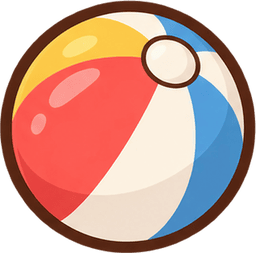
#> input picture assets/cards/ball/6.png, 256 x 253 px
$ python -i icon_line.py   (imports and definitions only)
#> lines starting #> are read from the running program, lines starting #| are printed output that depends on the picture; after the words box and inside, x2 and y2 are one past the last pixel; in counts of white or black regions, pixels touching at a corner belong together
#> further down, picture is the input picture: PIL image 256x253 P; mean R, G, B, A 169.1, 133.9, 115.6, 198.2
#!/usr/bin/env python3
"""Sinh icon nét (icon_line.png) cho lá chủ đề vương miện từ icon màu (icon.png) của từng chủ đề.

Góp ý người dùng 2026-10-10: tem chủ đề vương miện phải cùng một kiểu, không màu, chỉ nét viền,
để không lẫn với tem thường (tem thường đều có màu). Cách làm:
- Giữ các điểm có màu gần màu nét nâu #5a3a26 (nét viền gốc), bỏ phần tô.
- Vùng màu nhấn (khác màu nền kem, vd. lát xúc xích pizza, lục địa trên hành tinh) đổi thành nét viền mảnh.
  Đoạn nào chạy sát nét viền ngoài thì bỏ để không bị viền đôi.
- Xoá chấm vụn, làm mềm mép 1px.

Dùng: python3 tools/icon_line.py      (ghi prototype/stamp/assets/cards/<chủ đề>/icon_line.png)
"""
import glob, os
import numpy as np
from PIL import Image
from scipy import ndimage
INK=np.array([0x5a,0x3a,0x26])
def clean(m, frac):
    lab,n=ndimage.label(m)
    if not n: return m
    sizes=ndimage.sum(m,lab,range(1,n+1))
    return np.isin(lab,1+np.nonzero(sizes>=max(30,m.size*frac))[0])
def line_icon(im, detail=True):
#> called with detail = True
    a=np.array(im.convert('RGBA')).astype(int)
    rgb,al=a[...,:3],a[...,3]
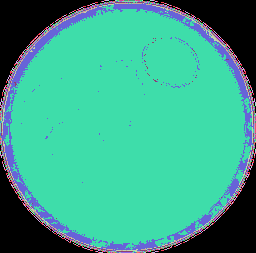
#> al: shape (253, 256) int64; 21 distinct labels, from 0 to 255; one colour per label, 0 black
    d=np.sqrt(((rgb-INK)**2).sum(-1))
    lum=(0.3*rgb[...,0]+0.59*rgb[...,1]+0.11*rgb[...,2])
    ink=((d<75)|(lum<55))&(al>40)
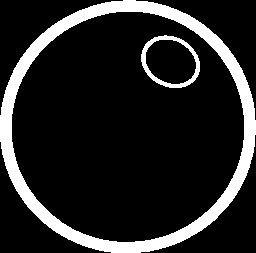
#> ink: shape (253, 256) bool; 14.9% white; 2 white regions, box (x1, y1, x2, y2) and area: (0, 0, 256, 253) 8958, (141, 35, 200, 88) 697
    ink=clean(ink,0.0008)
#> in clean, `lab,n=ndimage.label(m)`:
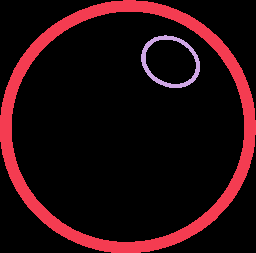
#> lab: shape (253, 256) int32; 3 distinct labels, from 0 to 2; one colour per label, 0 black
#> in clean, `lab,n=ndimage.label(m)`: n = 2
#> in clean, `sizes=ndimage.sum(m,lab,range(1,n+1))`: sizes = [8958, 697]
    if detail:
        op=(al>200)&~ndimage.binary_dilation(ink,iterations=2)
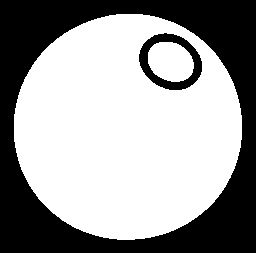
#> op: shape (253, 256) bool; 60.9% white; 2 black regions, box (x1, y1, x2, y2) and area: (0, 0, 256, 253) 24074, (139, 33, 202, 90) 1281
        cols=rgb[op]
        if len(cols):
            # màu nền chủ đạo (kem) = trung vị của các điểm sáng
            bright=cols[(cols.sum(1)>600)]
            base=np.median(bright,0) if len(bright) else np.array([250,240,220])
#> base = [252, 241, 225]
            acc=op&(np.sqrt(((rgb-base)**2).sum(-1))>70)
#> acc: shape (253, 256) bool; 38.6% white; 4 white regions (1 under 20 px), largest, box (x1, y1, x2, y2) and area: (14, 18, 158, 220) 18795, (152, 76, 242, 237) 5645, (156, 17, 214, 52) 575
            acc=ndimage.binary_opening(acc,iterations=2)
#> acc: shape (253, 256) bool; 38.6% white; 3 white regions, box (x1, y1, x2, y2) and area: (14, 18, 157, 220) 18794, (156, 76, 242, 236) 5633, (159, 18, 212, 52) 556
            acc=clean(acc,0.002)
#> call 2 of clean, with frac = 0.002
#> in clean (call 2), `lab,n=ndimage.label(m)`:
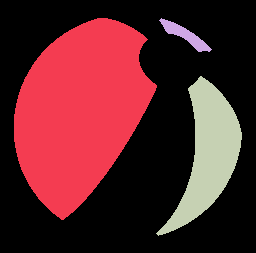
#> lab: shape (253, 256) int32; 4 distinct labels, from 0 to 3; one colour per label, 0 black
#> in clean (call 2), `lab,n=ndimage.label(m)`: n = 3
#> in clean (call 2), `sizes=ndimage.sum(m,lab,range(1,n+1))`: sizes = [18794, 556, 5633]
            w=max(2,round(im.width/64))
#> w = 4
            edge=acc&~ndimage.binary_erosion(acc,iterations=w)
#> edge: shape (253, 256) bool; 5.5% white; 3 white regions, box (x1, y1, x2, y2) and area: (14, 18, 157, 220) 1811, (156, 76, 242, 236) 1350, (159, 18, 212, 52) 399
            edge=edge&~ndimage.binary_dilation(ink,iterations=w+4)   # bỏ viền đôi chạy sát nét ngoài
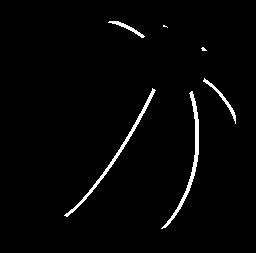
#> edge: shape (253, 256) bool; 2.1% white; 6 white regions (2 under 20 px), largest, box (x1, y1, x2, y2) and area: (161, 91, 199, 229) 547, (64, 88, 156, 217) 517, (203, 78, 236, 124) 171, (108, 21, 145, 38) 131
            edge=clean(edge,0.0006)
#> in clean (call 3), `lab,n=ndimage.label(m)`: lab: shape (253, 256) int32; 8 distinct labels, from 0 to 7
            ink=ink|edge
    out=np.zeros_like(a); out[...,:3]=INK
    out[...,3]=np.where(ink,255,0)
    o=Image.fromarray(out.astype('uint8'))
    # làm mềm mép nét ~1px
    from PIL import ImageFilter
    A=o.getchannel('A').filter(ImageFilter.GaussianBlur(0.6))
    o.putalpha(A)
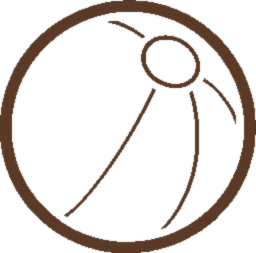
#> o: PIL image 256x253 RGBA; mean R, G, B, A 90, 58, 38, 43.4; transparent parts drawn white
    return o


# [6 lines not run here, left out]

>>> from PIL import Image
>>> picture = Image.open('../assets/cards/ball/6.png')
>>> result = line_icon(picture)

$ run again, on assets/cards/cat/7.png
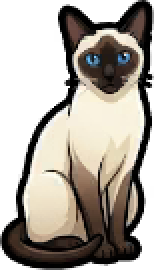
#> input picture assets/cards/cat/7.png, 77 x 135 px (shown 2 times larger)
#> picture is the input picture: PIL image 77x135 RGBA; mean R, G, B, A 85.9, 79.5, 70.9, 169.1
#> al: shape (135, 77) int64; 151 distinct labels, from 0 to 255
#> ink: shape (135, 77) bool; 34.1% white; 5 white regions (3 under 20 px), largest, box (x1, y1, x2, y2) and area: (0, 0, 77, 135) 3024, (39, 18, 69, 47) 514
#> lab: shape (135, 77) int32; 18 distinct labels, from 0 to 17
#> n = 17
#> sizes = 17 values, max 2996 at index 0, min 1 at index 4, mean 208.6
#> op: shape (135, 77) bool; 24.1% white; 4 white regions (2 under 20 px), largest, box (x1, y1, x2, y2) and area: (13, 38, 71, 119) 2460, (55, 16, 70, 26) 27
#> cols = 2508 rows, first 8: [246, 244, 228], [246, 244, 228], [247, 239, 222], [245, 234, 212], [247, 239, 222], [247, 239, 222], [245, 234, 212], [247, 239, 222]
#> bright = 2039 rows, first 8: [246, 244, 228], [246, 244, 228], [247, 239, 222], [245, 234, 212], [247, 239, 222], [247, 239, 222], [245, 234, 212], [247, 239, 222]
#> base = [245, 237, 215]
#> lab: shape (135, 77) int32; 4 distinct labels, from 0 to 3
#> lab: shape (135, 77) int32; 5 distinct labels, from 0 to 4
#> in line_icon, `o.putalpha(A)`:
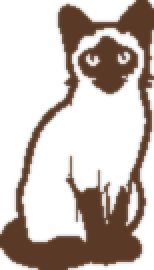
#> o: PIL image 77x135 RGBA (shown 2 times larger); mean R, G, B, A 90, 58, 38, 86.1; transparent parts drawn white
